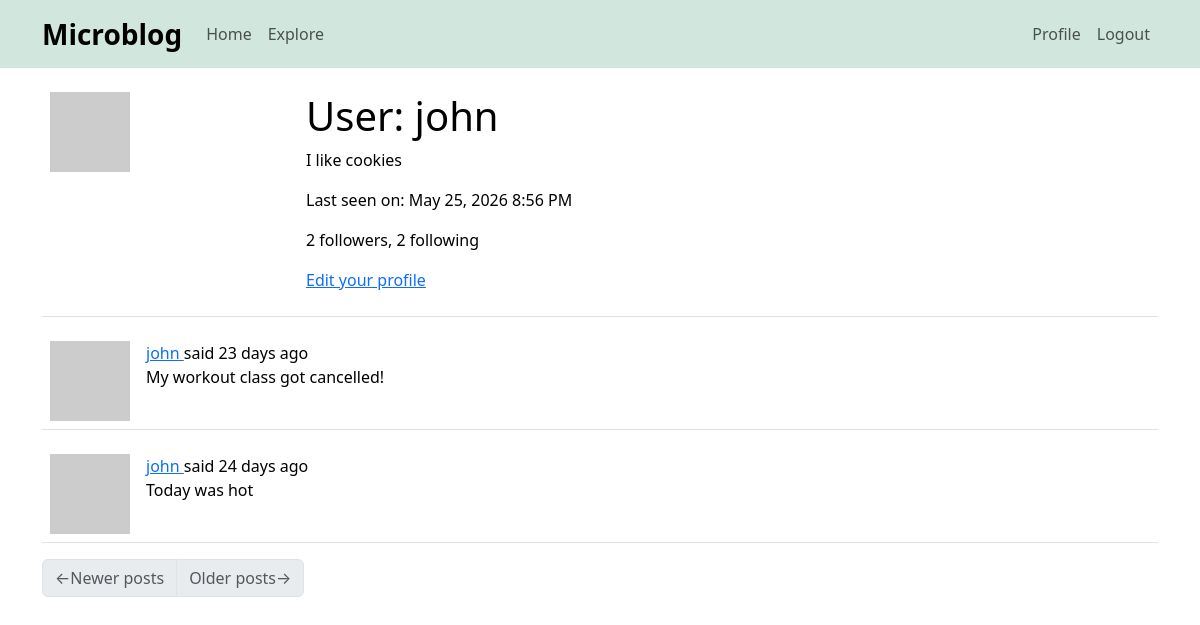
Page /user/john (signed in) on the earlier database version.
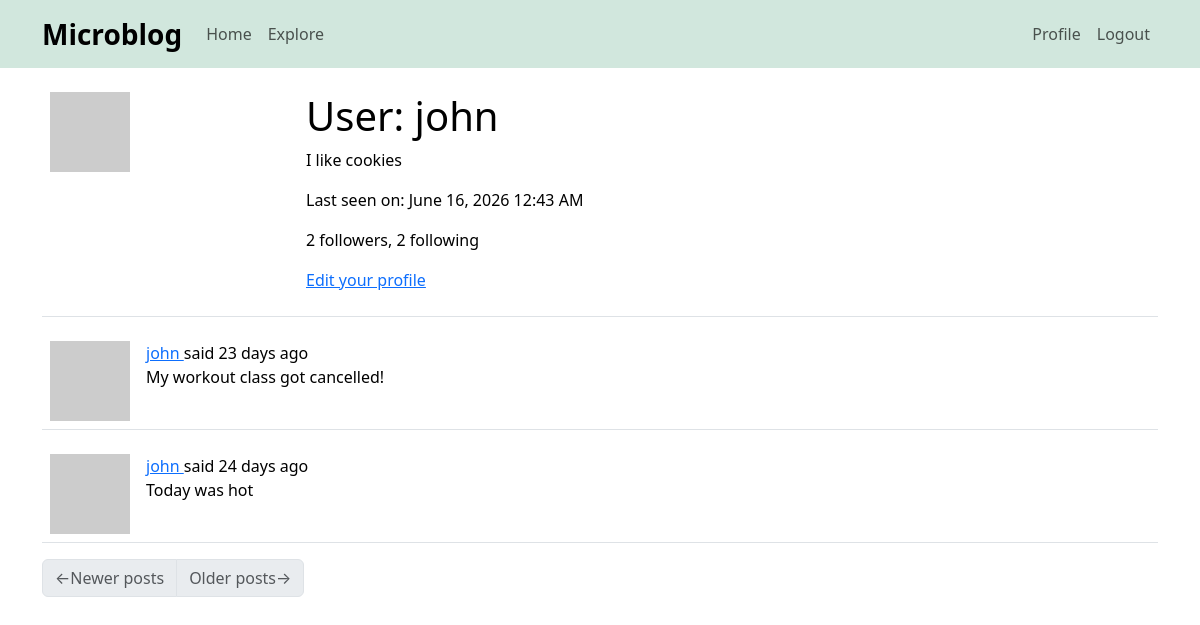
Same page on the later database version.
### app/models.py (models this page shows, shortened)
class User(UserMixin, db.Model):
    id: so.Mapped[int] = so.mapped_column(primary_key=True)
    username: so.Mapped[str] = so.mapped_column(sa.String(64), index=True,
                                                unique=True)
    email: so.Mapped[str] = so.mapped_column(sa.String(120), index=True,
                                             unique=True)
    password_hash: so.Mapped[Optional[str]] = so.mapped_column(sa.String(256))
    posts: so.WriteOnlyMapped['Post'] = so.relationship(
        back_populates='author')
    about_me: so.Mapped[Optional[str]] = so.mapped_column(sa.String(140))
    last_seen: so.Mapped[Optional[datetime]] = so.mapped_column(
        default=lambda: datetime.now(timezone.utc))
    following: so.WriteOnlyMapped['User'] = so.relationship(
        secondary=followers, primaryjoin=(followers.c.follower_id == id),
        secondaryjoin=(followers.c.followed_id == id),
        back_populates='followers')
    followers: so.WriteOnlyMapped['User'] = so.relationship(
        secondary=followers, primaryjoin=(followers.c.followed_id == id),
        secondaryjoin=(followers.c.follower_id == id),
        back_populates='following')
    def avatar(self, size):
        digest = md5(self.email.lower().encode('utf-8')).hexdigest()
        return f'https://www.gravatar.com/avatar/{digest}?d=identicon&s={size}'
    def followers_count(self):
        query = sa.select(sa.func.count()).select_from(
            self.followers.select().subquery())
        return db.session.scalar(query)
    def following_count(self):
        query = sa.select(sa.func.count()).select_from(
            self.following.select().subquery())
        return db.session.scalar(query)

class Post(db.Model):
    id: so.Mapped[int] = so.mapped_column(primary_key=True)
    body: so.Mapped[str] = so.mapped_column(sa.String(140))
    timestamp: so.Mapped[datetime] = so.mapped_column(
        index=True, default=lambda: datetime.now(timezone.utc))
    user_id: so.Mapped[int] = so.mapped_column(sa.ForeignKey(User.id),
                                               index=True)
    author: so.Mapped[User] = so.relationship(back_populates='posts')
    language: so.Mapped[Optional[str]] = so.mapped_column(sa.String(5))

### app/routes.py (the view)
@app.route('/user/<username>')
@login_required
def user(username):
    user = db.first_or_404(sa.select(User).where(User.username == username))
    page = request.args.get('page', 1, type=int)
    query = user.posts.select().order_by(Post.timestamp.desc())
    posts = db.paginate(query, page=page,
                        per_page=app.config['POSTS_PER_PAGE'],
                        error_out=False)
    next_url = url_for('user', username=user.username, page=posts.next_num) \
        if posts.has_next else None
    prev_url = url_for('user', username=user.username, page=posts.prev_num) \
        if posts.has_prev else None
    form = EmptyForm()
    return render_template('user.html', user=user, posts=posts.items,
                           next_url=next_url, prev_url=prev_url, form=form)

### app/__init__.py (called while the page is built)
def get_locale():
    return request.accept_languages.best_match(app.config['LANGUAGES'])

### app/models.py (called while the page is built)
@login.user_loader
def load_user(id):
    return db.session.get(User, int(id))

### app/routes.py (called while the page is built)
@app.before_request
def before_request():
    if current_user.is_authenticated:
        current_user.last_seen = datetime.now(timezone.utc)
        db.session.commit()
    g.locale = str(get_locale())

### app/templates/user.html (shortened to what this page needs)
{% extends "base.html" %}
{% block content %}
    <table class="table table-hover">
        <tr>
            <td width="256px"><img src="{{ user.avatar(256) }}"></td>
            <td>
                <h1>{{ _('User') }}: {{ user.username }}</h1>
                {% if user.about_me %}<p>{{ user.about_me }}</p>{% endif %}
                {% if user.last_seen %}
                <p>{{ _('Last seen on') }}: {{ moment(user.last_seen).format('LLL') }}</p>
                {% endif %}
                <p>{{ _('%(count)d followers', count=user.followers_count()) }}, {{ _('%(count)d following', count=user.following_count()) }}</p>
                {% if user == current_user %}
                <p><a href="{{ url_for('edit_profile') }}">{{ _('Edit your profile') }}</a></p>
                {% endif %}
            </td>
        </tr>
    </table>
    {% for post in posts %}
        {% include '_post.html' %}
    {% endfor %}
    <nav aria-label="Post navigation">
        <ul class="pagination">
            <li class="page-item{% if not prev_url %} disabled{% endif %}">
                <a class="page-link" href="{{ prev_url }}">
                    <span aria-hidden="true">&larr;</span>{{ _('Newer posts') }}
                </a>
            </li>
            <li class="page-item{% if not next_url %} disabled{% endif %}">
                <a class="page-link" href="{{ next_url }}">
                    {{ _('Older posts') }}<span aria-hidden="true">&rarr;</span>
                </a>
            </li>
        </ul>
    </nav>
{% endblock %}

### app/templates/base.html (shortened to what this page needs)
<!DOCTYPE html>
<html lang="en">
    <head>
        <link
            href="https://cdn.jsdelivr.net/npm/bootstrap@5.3.2/dist/css/bootstrap.min.css"
            rel="stylesheet"
>
    </head>
    <body>
        <nav class="navbar navbar-expand-lg bg-success-subtle">
            <div class="container">
                <a class="navbar-brand fw-bold fs-3" href="{{ url_for('index') }}">Microblog</a>
                <div class="collapse navbar-collapse" id="navbarSupportedContent">
                    <ul class="navbar-nav me-auto mb-2 mb-lg-0">
                        <li class="nav-item">
                            <a class="nav-link" aria-current="page" href="{{ url_for('index') }}">{{ _('Home') }}</a>
                        </li>
                        <li class="nav-item">
                            <a class="nav-link" aria-current="page" href="{{ url_for('explore') }}">{{ _('Explore') }}</a>
                        </li>
                    </ul>
                    <ul class="navbar-nav mb-2 mb-lg-0">
                        {% if current_user.is_anonymous %}
                        <li class="nav-item">
                            <a class="nav-link" aria-current="page" href="{{ url_for('login') }}">{{ _('Login') }}</a>
                        </li>
                        {% else %}
                        <li class="nav-item">
                            <a class="nav-link" aria-current="page" href="{{ url_for('user', username=current_user.username) }}">{{ _('Profile') }}</a>
                        </li>
                        <li class="nav-item">
                            <a class="nav-link" aria-current="page" href="{{ url_for('logout') }}">{{ _('Logout') }}</a>
                        </li>
                        {% endif %}
                    </ul>
                </div>
            </div>
        </nav>
        <div class="container mt-3">
            {% block content %}{% endblock %}
        </div>
    </body>
</html>

### app/templates/_post.html (shortened to what this page needs)
<table class="table table-hover">
    <tr>
        <td width="70px">
            <a href="{{ url_for('user', username=post.author.username) }}">
                <img src="{{ post.author.avatar(70) }}">
            </a>
        </td>
        <td>
            {{ _('%(username)s said %(when)s',
                username=user_link, when=moment(post.timestamp).fromNow()) }}
            <br>
            <span id="post{{ post.id }}">{{ post.body }}</span>
        </td>
    </tr>
</table>

Differences in the rows shown:
changed User "john": last_seen "May 25, 2026 8:56 PM" → "June 16, 2026 12:43 AM"
